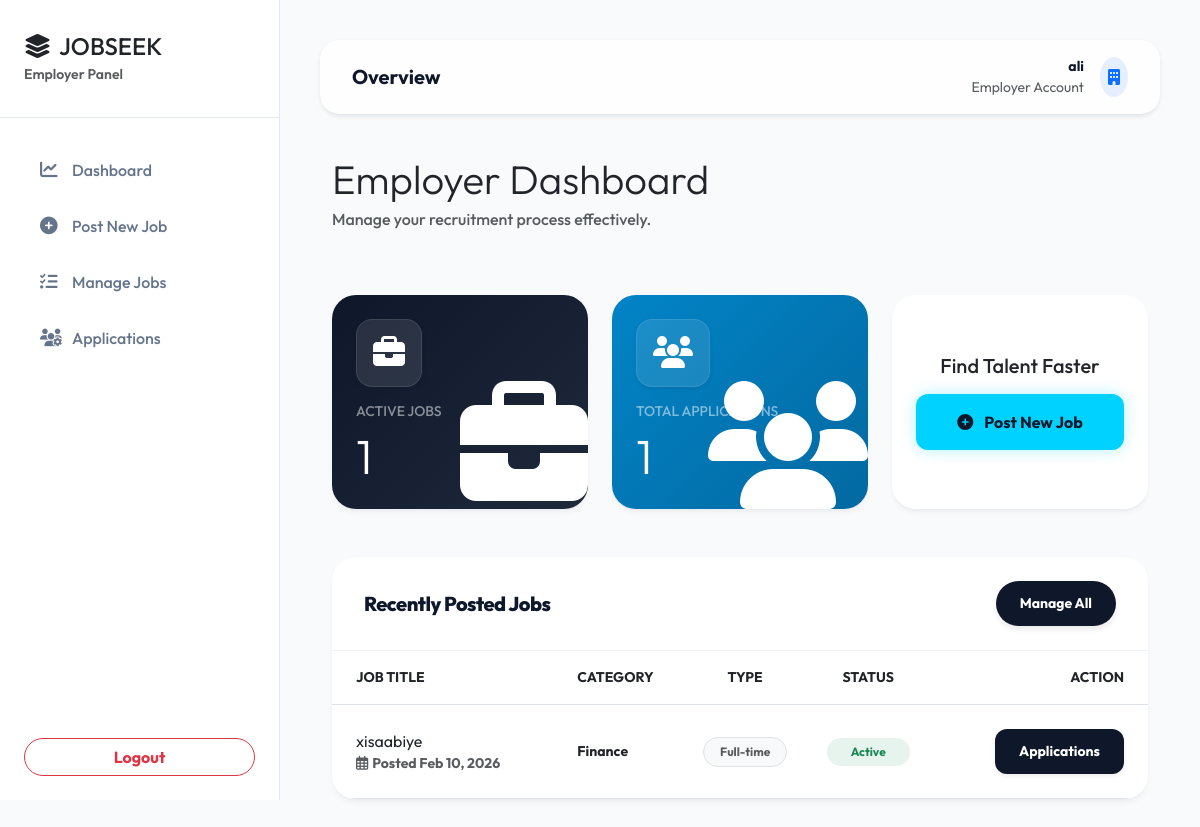
The page /employer/dashboard.php (signed in) on the database its author committed.
### tables this page shows
CREATE TABLE `jobs` (
  `id` int(11) NOT NULL,
  `employer_id` int(11) NOT NULL,
  `title` varchar(255) NOT NULL,
  `description` text NOT NULL,
  `category` varchar(100) DEFAULT NULL,
  `job_type` enum('Full-time','Part-time','Contract','Freelance') DEFAULT 'Full-time',
  `salary` varchar(50) DEFAULT NULL,
  `location` varchar(100) DEFAULT NULL,
  `status` enum('active','closed') DEFAULT 'active',
  `created_at` timestamp NOT NULL DEFAULT current_timestamp(),
  `deadline` datetime DEFAULT NULL
);

### employer/dashboard.php (the view, shortened to what this page needs)
<?php
require_once '../includes/db.php';
include 'employer_layout_top.php';
$employer_id = $_SESSION['user_id'];
$stmt = $pdo->prepare("SELECT COUNT(*) FROM jobs WHERE employer_id = ? AND status = 'active'");
$stmt->execute([$employer_id]);
$active_jobs = $stmt->fetchColumn();
$stmt = $pdo->prepare("SELECT COUNT(*) FROM applications a JOIN jobs j ON a.job_id = j.id WHERE j.employer_id = ?");
$stmt->execute([$employer_id]);
$total_apps = $stmt->fetchColumn();
$stmt = $pdo->prepare("SELECT * FROM jobs WHERE employer_id = ? ORDER BY created_at DESC LIMIT 5");
$stmt->execute([$employer_id]);
$recent_jobs = $stmt->fetchAll();
?>
<div class="container-fluid animate-up">
    <div class="row mb-5">
        <div class="col-12">
            <h2 class="fw-800 text-dark display-6 mb-1">Employer Dashboard</h2>
            <p class="text-muted fw-medium">Manage your recruitment process effectively.</p>
        </div>
    </div>
<div class="row g-4 mb-5">
        <div class="col-md-4">
            <div class="card premium-card border-0 p-4 overflow-hidden position-relative" style="background: linear-gradient(135deg, #0f172a 0%, #1e293b 100%); color: white;">
                <div class="position-absolute end-0 bottom-0 opacity-10 mb-n2 me-n2">
                    <i class="fas fa-briefcase fa-8x"></i>
                </div>
                <div class="d-flex justify-content-between align-items-start mb-3 position-relative z-1">
                    <div class="bg-white bg-opacity-10 p-3 rounded-4 backdrop-blur shadow-sm border border-white border-opacity-10">
                        <i class="fas fa-briefcase fa-2x text-white"></i>
                    </div>
                </div>
                <div class="position-relative z-1">
                    <h6 class="text-white-50 small fw-800 text-uppercase tracking-wider mb-2">Active Jobs</h6>
                    <h2 class="display-5 fw-900 mb-0"><?php echo $active_jobs; ?></h2>
                </div>
            </div>
        </div>
        <div class="col-md-4">
            <div class="card premium-card border-0 p-4 overflow-hidden position-relative" style="background: linear-gradient(135deg, #0284c7 0%, #0369a1 100%); color: white;">
                <div class="position-absolute end-0 bottom-0 opacity-10 mb-n2 me-n2">
                    <i class="fas fa-users fa-8x"></i>
                </div>
                <div class="d-flex justify-content-between align-items-start mb-3 position-relative z-1">
                    <div class="bg-white bg-opacity-10 p-3 rounded-4 backdrop-blur shadow-sm border border-white border-opacity-10">
                        <i class="fas fa-users fa-2x text-white"></i>
                    </div>
                </div>
                <div class="position-relative z-1">
                    <h6 class="text-white-50 small fw-800 text-uppercase tracking-wider mb-2">Total Applications</h6>
                    <h2 class="display-5 fw-900 mb-0"><?php echo $total_apps; ?></h2>
                </div>
            </div>
        </div>
        <div class="col-md-4">
            <div class="card premium-card p-4 border-0 h-100 d-flex flex-column justify-content-center align-items-center">
                <h5 class="fw-800 text-dark mb-3">Find Talent Faster</h5>
                <a href="post_job.php" class="btn btn-premium btn-glow w-100 py-3">
                    <i class="fas fa-plus-circle me-2"></i> Post New Job
                </a>
            </div>
        </div>
    </div>
    <div class="row">
        <div class="col-lg-12">
            <div class="card premium-card border-0">
                <div class="card-header-premium d-flex justify-content-between align-items-center">
                    <h5 class="fw-800 mb-0">Recently Posted Jobs</h5>
                    <a href="manage_jobs.php" class="btn btn-premium btn-sm rounded-pill px-4 fw-800">Manage All</a>
                </div>
                <div class="card-body p-0">
                    <div class="table-responsive">
                        <table class="table table-hover mb-0 align-middle">
                            <thead class="bg-light bg-opacity-50 text-muted small text-uppercase fw-800 tracking-wider">
                                <tr>
                                    <th class="px-4 py-3">Job Title</th>
                                    <th class="py-3">Category</th>
                                    <th class="py-3 text-center">Type</th>
                                    <th class="py-3 text-center">Status</th>
                                    <th class="text-end px-4 py-3">Action</th>
                                </tr>
                            </thead>
                            <tbody class="border-top-0">
                                <?php if ($recent_jobs): ?>
                                    <?php foreach ($recent_jobs as $job): ?>
                                    <tr>
                                        <td class="px-4 py-4">
                                            <span class="fw-800 text-dark fs-6"><?php echo htmlspecialchars($job['title']); ?></span>
                                            <span class="small text-muted d-block fw-bold"><i class="far fa-calendar-alt me-1 text-accent"></i>Posted <?php echo date('M d, Y', strtotime($job['created_at'])); ?></span>
                                        </td>
                                        <td class="py-4 text-dark fw-bold small">
                                            <?php echo htmlspecialchars($job['category']); ?>
                                        </td>
                                        <td class="py-4 text-center">
                                            <span class="badge bg-light text-muted border px-3 py-2 rounded-pill fw-bold">
                                                <?php echo $job['job_type']; ?>
                                            </span>
                                        </td>
                                        <td class="py-4 text-center">
                                            <span class="badge rounded-pill px-4 py-2 fw-800 <?php echo $job['status'] == 'active' ? 'bg-success bg-opacity-10 text-success' : 'bg-danger bg-opacity-10 text-danger'; ?>">
                                                <?php echo ucfirst($job['status']); ?>
                                            </span>
                                        </td>
                                        <td class="text-end px-4 py-4">
                                            <a href="view_applications.php?job_id=<?php echo $job['id']; ?>" class="btn btn-premium btn-sm px-4 fw-bold shadow-sm">Applications</a>
                                        </td>
                                    </tr>
                                    <?php endforeach; ?>
                                <?php endif; ?>
                            </tbody>
                        </table>
                    </div>
                </div>
            </div>
        </div>
    </div>
</div>
<?php include 'employer_layout_bottom.php'; ?>

### employer/employer_layout_top.php (style rules this page uses)
:root { --primary: #0f172a; --primary-dark: #020617; --accent: #00d2ff; --accent-glow: rgba(0, 210, 255, 0.3); --premium-gradient: linear-gradient(135deg, #0f172a 0%, #1e293b 100%); --sidebar-bg: #ffffff; --main-bg: #f8fafc; --border-color: #e2e8f0; --card-shadow: 0 10px 25px -5px rgba(0, 0, 0, 0.05), 0 8px 10px -6px rgba(0, 0, 0, 0.05); }
body { font-family: 'Outfit', sans-serif; background-color: var(--main-bg); color: var(--primary); overflow-x: hidden; }
.premium-card { background: #ffffff; border: 1px solid rgba(15, 23, 42, 0.08); border-radius: 1.5rem; box-shadow: 0 4px 6px -1px rgba(0, 0, 0, 0.05), 0 2px 4px -1px rgba(0, 0, 0, 0.03); transition: all 0.4s cubic-bezier(0.165, 0.84, 0.44, 1); position: relative; overflow: hidden; }
.premium-card::before { content: ''; position: absolute; top: 0; left: 0; width: 100%; height: 4px; background: var(--accent); opacity: 0; transition: opacity 0.3s ease; }
.card-header-premium { background: transparent !important; border-bottom: 1px solid rgba(15, 23, 42, 0.05) !important; padding: 1.5rem 2rem !important; }
.card-header-premium h5 { font-weight: 800; margin-bottom: 0; color: var(--primary); letter-spacing: -0.5px; }
.btn-premium { background: var(--primary); color: white !important; border-radius: 0.75rem; padding: 0.75rem 1.5rem; font-weight: 700; border: none; transition: all 0.3s ease; box-shadow: 0 4px 6px -1px rgba(15, 23, 42, 0.1); }
.btn-glow { background: var(--accent) !important; color: var(--primary) !important; box-shadow: 0 0 15px var(--accent-glow); }
.animate-up { animation: fadeInUp 0.5s forwards; }

### rows shown on the page
jobs: title "xisaabiye", created_at "Feb 10, 2026", category "Finance", job_type "Full-time", status "Active"

### other values the page prints
$_SESSION['username'] "ali"
$active_jobs "1"
$total_apps "1"
